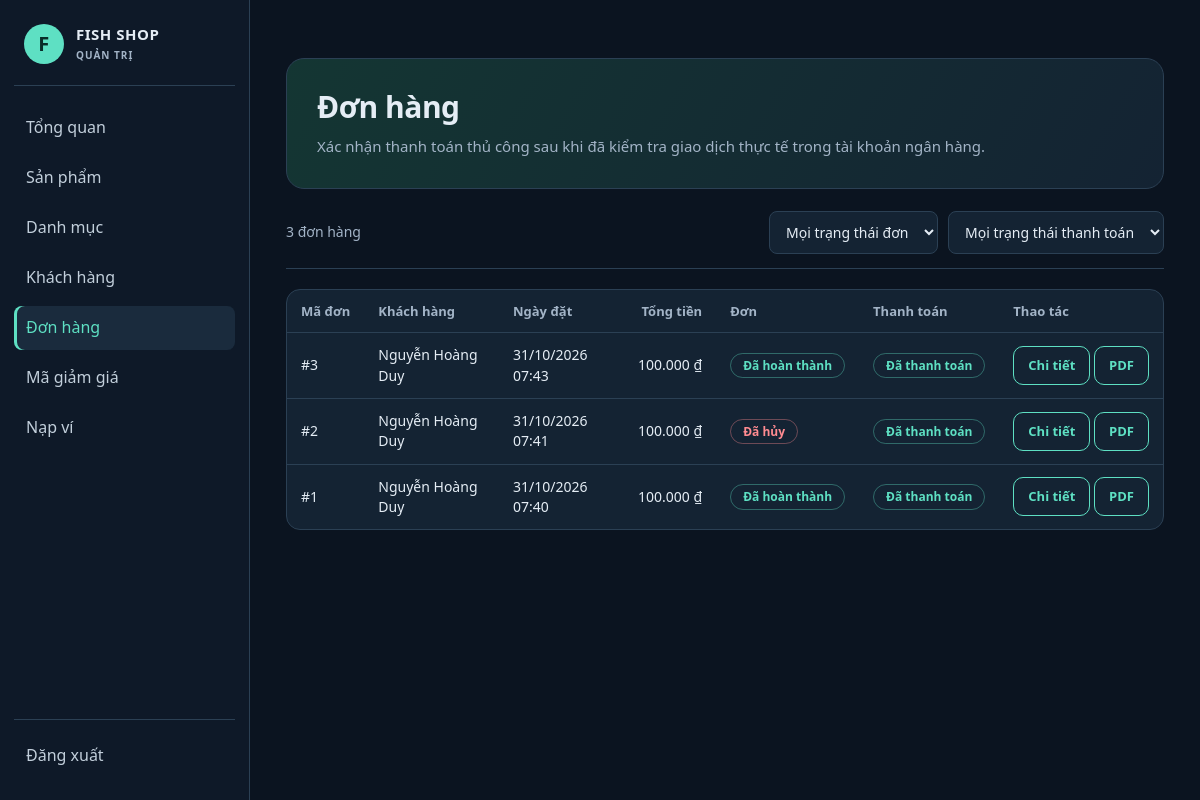
The app's page /admin/orders.php (signed in), older data.
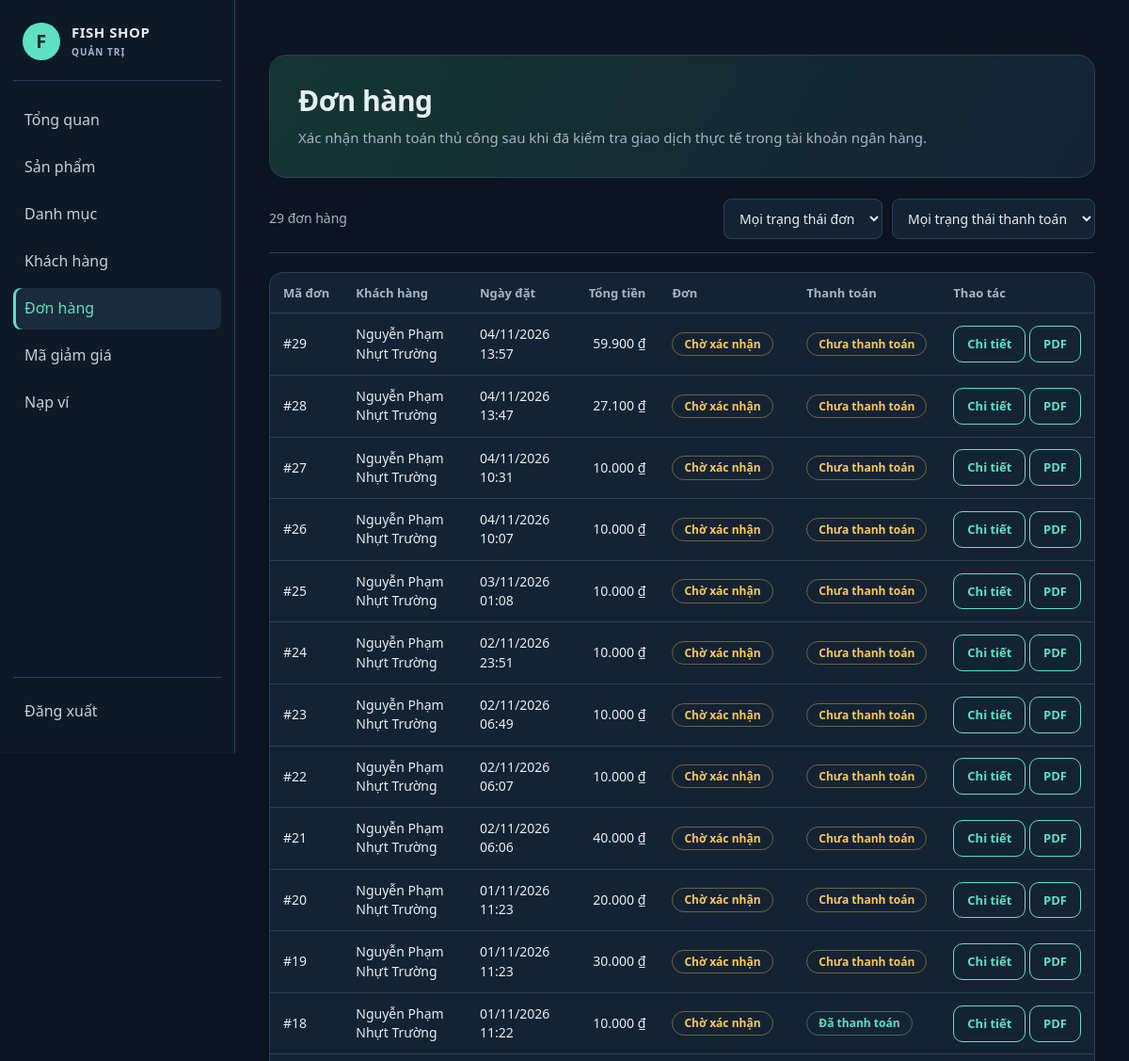
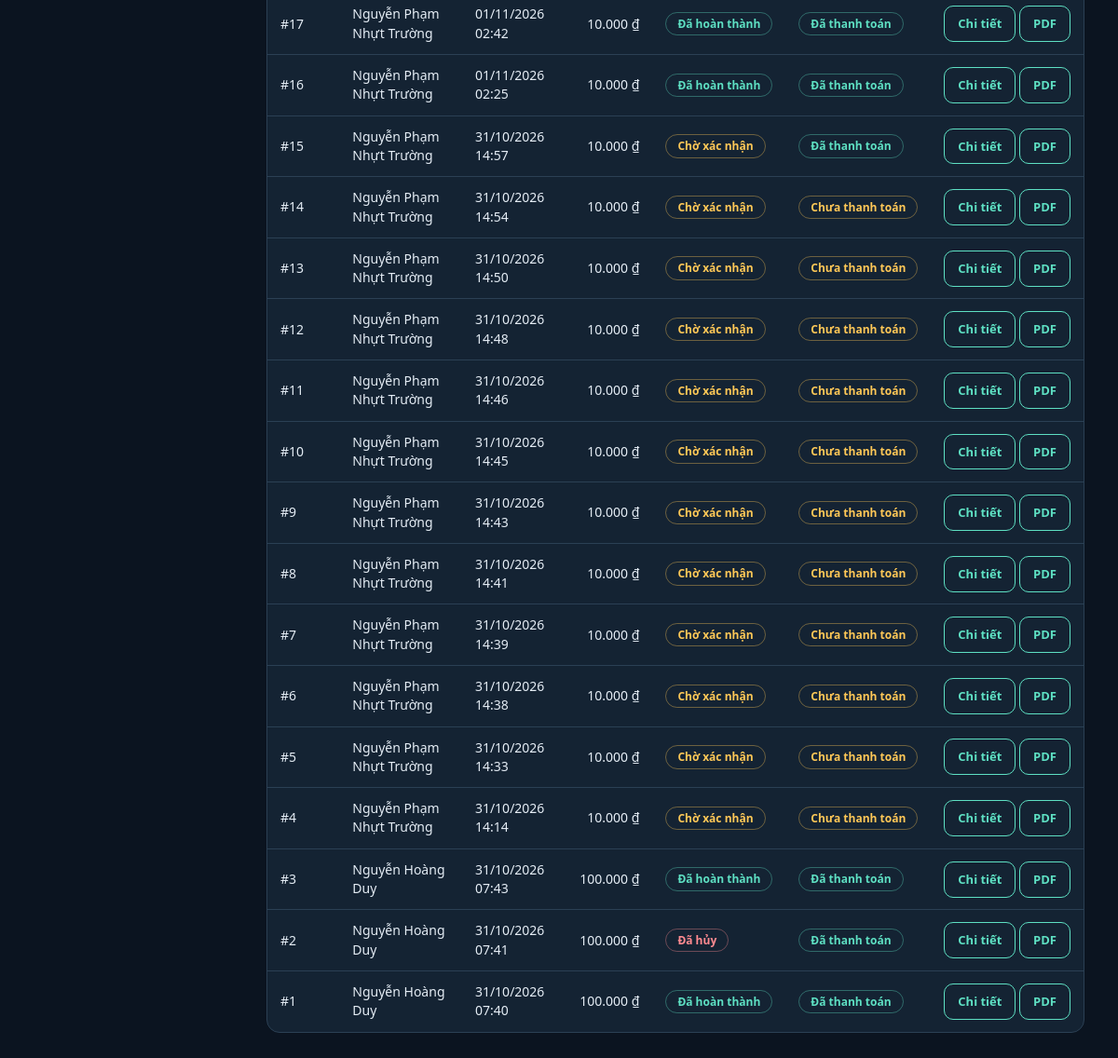
The same page, newer data (2 pictures, top to bottom).
### tables this page shows
CREATE TABLE `orders` (
  `id` int(10) UNSIGNED NOT NULL,
  `user_id` int(10) UNSIGNED NOT NULL,
  `total` decimal(14,0) NOT NULL,
  `shipping_address` varchar(255) NOT NULL,
  `phone` varchar(20) NOT NULL,
  `created_at` timestamp NOT NULL DEFAULT current_timestamp(),
  `status` enum('pending','confirmed','shipping','completed','cancelled') NOT NULL DEFAULT 'pending',
  `payment_status` enum('unpaid','pending_verification','paid','rejected') NOT NULL DEFAULT 'unpaid',
  `payment_method` enum('cash','bank_transfer','payos') NOT NULL DEFAULT 'bank_transfer',
  `payos_payment_link_id` varchar(80) DEFAULT NULL,
  `payos_checkout_url` varchar(500) DEFAULT NULL,
  `payos_paid_at` datetime DEFAULT NULL,
  `shipping_latitude` decimal(10,7) DEFAULT NULL,
  `shipping_longitude` decimal(10,7) DEFAULT NULL,
  `subtotal` decimal(12,0) DEFAULT NULL,
  `discount_amount` decimal(12,0) NOT NULL DEFAULT 0,
  `voucher_code` varchar(32) DEFAULT NULL
);

CREATE TABLE `users` (
  `id` int(10) UNSIGNED NOT NULL,
  `username` varchar(50) NOT NULL,
  `password` varchar(255) NOT NULL COMMENT 'Chuỗi băm từ password_hash()',
  `fullname` varchar(100) NOT NULL,
  `email` varchar(254) DEFAULT NULL,
  `security_question` varchar(40) DEFAULT NULL,
  `security_answer_hash` varchar(255) DEFAULT NULL,
  `phone` varchar(20) NOT NULL,
  `address` varchar(255) NOT NULL DEFAULT '',
  `avatar` varchar(255) DEFAULT NULL,
  `role` enum('customer','admin') NOT NULL DEFAULT 'customer',
  `account_status` enum('active','locked') NOT NULL DEFAULT 'active',
  `locked_reason` varchar(64) DEFAULT NULL,
  `locked_note` text DEFAULT NULL,
  `locked_at` datetime DEFAULT NULL,
  `locked_by_admin_id` int(10) UNSIGNED DEFAULT NULL,
  `created_at` timestamp NOT NULL DEFAULT current_timestamp()
);

### config/database.php (called while the page is built, shortened)
<?php
function db(): PDO
{
    static $pdo = null;
    if ($pdo === null) {
        try {
            $pdo = new PDO(
                'mysql:host=' . DB_HOST . ';dbname=' . DB_NAME . ';charset=utf8mb4',
                DB_USER,
                DB_PASS,
                [
                    PDO::ATTR_ERRMODE => PDO::ERRMODE_EXCEPTION,
                    PDO::ATTR_DEFAULT_FETCH_MODE => PDO::FETCH_ASSOC,
                    PDO::ATTR_EMULATE_PREPARES => false,
                ]
            );
        } catch (PDOException $e) {
            http_response_code(500);
            exit('Không kết nối được MySQL. Hãy bật MySQL trong XAMPP, nhập file database/WebBanCa.sql và kiểm tra config/database.php.');
        }
    }
    return $pdo;
}

### includes/functions.php (called while the page is built, shortened)
<?php
function e($s): string { return htmlspecialchars((string)$s, ENT_QUOTES, 'UTF-8'); }
function money($v): string { return number_format((float)$v, 0, ',', '.') . ' ₫'; }
function url(string $path = ''): string {
    $path = ltrim($path, '/');
    if (defined('FISHSHOP_ADMIN_PORTAL') && ($path === 'admin' || str_starts_with($path, 'admin/'))) {
        return '/Quantri/' . ($path === 'admin' ? '' : substr($path, 6));
    }
    return BASE_URL . $path;
}

### admin/orders.php (the view, shortened to what the changed rows need)
<?php
$detailId = (int)($_GET['id'] ?? 0);
$order = null; $items = [];
if ($detailId > 0) {
    $st = db()->prepare('SELECT o.*, u.username, u.fullname FROM orders o JOIN users u ON u.id = o.user_id WHERE o.id = ?');
    $st->execute([$detailId]);
    $order = $st->fetch();
    if (!$order) { flash('error', 'Không tìm thấy đơn hàng.'); redirect('admin/orders.php'); }
    $st = db()->prepare('SELECT oi.quantity, oi.price, p.name, p.image FROM order_items oi JOIN products p ON p.id = oi.product_id WHERE oi.order_id = ? ORDER BY oi.id');
    $st->execute([$detailId]);
    $items = $st->fetchAll();
} else {
    $fs = $_GET['status'] ?? ''; $fp = $_GET['payment'] ?? '';
    $sql = 'SELECT o.*, u.fullname FROM orders o JOIN users u ON u.id = o.user_id WHERE 1=1';
    $args = [];
    $st = db()->prepare($sql . ' ORDER BY o.id DESC');
    $st->execute($args);
    $orders = $st->fetchAll();
}
include __DIR__ . '/_header.php';
?>
<section class="page-intro"><h1><?= $order ? 'Đơn hàng #' . (int)$order['id'] : 'Đơn hàng' ?></h1><p>Xác nhận thanh toán thủ công sau khi đã kiểm tra giao dịch thực tế trong tài khoản ngân hàng.</p></section>
<?php if ($order): ?>
<div class="cart">
  <section class="card">
    <h2>Sản phẩm</h2>
    <?php foreach ($items as $it): ?>
      <div class="row">
        <div class="im"><img src="<?= e(file_url($it['image'])) ?>" alt=""></div>
        <div><b><?= e($it['name']) ?></b><div class="rt"><?= money($it['price']) ?> × <?= (int)$it['quantity'] ?></div></div>
        <div class="line-price"><?= money((float)$it['price'] * (int)$it['quantity']) ?></div>
      </div>
    <?php endforeach; ?>
  </section>
  <aside class="order-summary">
    <h2>Khách hàng</h2>
    <div class="sum"><span>Tài khoản</span><span><?= e($order['username']) ?></span></div>
    <div class="sum"><span>Họ tên</span><span><?= e($order['fullname']) ?></span></div>
    <div class="sum"><span>Điện thoại</span><span><?= e($order['phone']) ?></span></div>
    <div class="sum"><span>Giao đến</span><span style="text-align:right;white-space:normal"><?= e($order['shipping_address']) ?></span></div>
    <?php if ($deliveryUrl = shipping_location_url($order)): ?>
    <p style="margin:10px 0"><a class="btn ghost sm" href="<?= e($deliveryUrl) ?>" target="_blank" rel="noopener noreferrer">Xem điểm giao hàng</a></p>
    <?php endif; ?>
    <div class="sum"><span>Ngày đặt</span><span><?= e(date('d/m/Y H:i', strtotime($order['created_at']))) ?></span></div>
    <?php $totalsOrder = $order; include __DIR__ . '/../includes/order_totals.php'; ?>
    <div class="sum t"><span>Tổng tiền</span><span><?= money($order['total']) ?></span></div>
    <form method="post" data-confirm="Lưu thay đổi trạng thái đơn hàng?">
      <?= csrf_field() ?><input type="hidden" name="order_id" value="<?= (int)$order['id'] ?>">
      <div class="field"><label for="status">Trạng thái đơn</label>
        <select id="status" name="status"><?php foreach (ORDER_STATUS as $k => $v): ?><option value="<?= $k ?>" <?= $order['status'] === $k ? 'selected' : '' ?>><?= e($v) ?></option><?php endforeach; ?></select></div>
      <div class="field"><label for="payment_status">Trạng thái thanh toán</label>
        <select id="payment_status" name="payment_status"><?php foreach (PAYMENT_STATUS as $k => $v): ?><option value="<?= $k ?>" <?= $order['payment_status'] === $k ? 'selected' : '' ?>><?= e($v) ?></option><?php endforeach; ?></select>
        <small>Chỉ chọn “Đã thanh toán” khi tiền đã về tài khoản.</small></div>
      <button class="btn block" type="submit">Lưu thay đổi</button>
    </form>
    <a class="btn ghost block" style="margin-top:10px" href="<?= BASE_URL ?>admin/export_order_pdf.php?id=<?= (int)$order['id'] ?>">Xuất đơn hàng sang PDF</a>
    <a class="btn ghost block" style="margin-top:10px" href="<?= url('admin/orders.php') ?>">Quay lại danh sách</a>
  </aside>
</div>
<?php else: ?>
<form class="tool" method="get">
  <span><?= count($orders) ?> đơn hàng</span>
  <div style="display:flex;gap:10px;flex-wrap:wrap">
    <select name="status" aria-label="Lọc trạng thái đơn" onchange="this.form.submit()"><option value="">Mọi trạng thái đơn</option>
      <?php foreach (ORDER_STATUS as $k => $v): ?><option value="<?= $k ?>" <?= ($fs === $k) ? 'selected' : '' ?>><?= e($v) ?></option><?php endforeach; ?></select>
    <select name="payment" aria-label="Lọc thanh toán" onchange="this.form.submit()"><option value="">Mọi trạng thái thanh toán</option>
      <?php foreach (PAYMENT_STATUS as $k => $v): ?><option value="<?= $k ?>" <?= ($fp === $k) ? 'selected' : '' ?>><?= e($v) ?></option><?php endforeach; ?></select>
  </div>
</form>
<?php if (!$orders): ?>
  <div class="empty"><h2>Không có đơn hàng</h2><p>Chưa có đơn nào khớp bộ lọc.</p></div>
<?php else: ?>
<div class="table-wrap"><table>
  <thead><tr><th>Mã đơn</th><th>Khách hàng</th><th>Ngày đặt</th><th class="num">Tổng tiền</th><th>Đơn</th><th>Thanh toán</th><th>Thao tác</th></tr></thead>
  <tbody>
  <?php foreach ($orders as $o): ?>
    <tr>
      <td>#<?= (int)$o['id'] ?></td><td><?= e($o['fullname']) ?></td>
      <td><?= e(date('d/m/Y H:i', strtotime($o['created_at']))) ?></td>
      <td class="num"><?= money($o['total']) ?></td>
      <td><span class="tag <?= e($o['status']) ?>"><?= e(ORDER_STATUS[$o['status']]) ?></span></td>
      <td><span class="tag <?= e($o['payment_status']) ?>"><?= e(PAYMENT_STATUS[$o['payment_status']]) ?></span></td>
      <td style="white-space:nowrap"><a class="btn ghost sm" href="<?= url('admin/orders.php?id=' . (int)$o['id']) ?>">Chi tiết</a> <a class="btn ghost sm" href="<?= BASE_URL ?>admin/export_order_pdf.php?id=<?= (int)$o['id'] ?>">PDF</a></td>
    </tr>
  <?php endforeach; ?>
  </tbody>
</table></div>
<?php endif; endif; ?>
<?php include __DIR__ . '/_footer.php'; ?>

Row changes from the older to the newer data that the page shows:
added orders: id "29", user.fullname "Nguyễn Phạm Nhựt Trường", created_at "04/11/2026 13:57", total "59.900 ₫", status "Chờ xác nhận", payment_status "Chưa thanh toán"
added orders: id "28", user.fullname "Nguyễn Phạm Nhựt Trường", created_at "04/11/2026 13:47", total "27.100 ₫", status "Chờ xác nhận", payment_status "Chưa thanh toán"
added orders: id "27", user.fullname "Nguyễn Phạm Nhựt Trường", created_at "04/11/2026 10:31", total "10.000 ₫", status "Chờ xác nhận", payment_status "Chưa thanh toán"
added orders: id "26", user.fullname "Nguyễn Phạm Nhựt Trường", created_at "04/11/2026 10:07", total "10.000 ₫", status "Chờ xác nhận", payment_status "Chưa thanh toán"
added orders: id "25", user.fullname "Nguyễn Phạm Nhựt Trường", created_at "03/11/2026 01:08", total "10.000 ₫", status "Chờ xác nhận", payment_status "Chưa thanh toán"
added orders: id "24", user.fullname "Nguyễn Phạm Nhựt Trường", created_at "02/11/2026 23:51", total "10.000 ₫", status "Chờ xác nhận", payment_status "Chưa thanh toán"
added orders: id "23", user.fullname "Nguyễn Phạm Nhựt Trường", created_at "02/11/2026 06:49", total "10.000 ₫", status "Chờ xác nhận", payment_status "Chưa thanh toán"
added orders: id "22", user.fullname "Nguyễn Phạm Nhựt Trường", created_at "02/11/2026 06:07", total "10.000 ₫", status "Chờ xác nhận", payment_status "Chưa thanh toán"
added orders: id "21", user.fullname "Nguyễn Phạm Nhựt Trường", created_at "02/11/2026 06:06", total "40.000 ₫", status "Chờ xác nhận", payment_status "Chưa thanh toán"
added orders: id "20", user.fullname "Nguyễn Phạm Nhựt Trường", created_at "01/11/2026 11:23", total "20.000 ₫", status "Chờ xác nhận", payment_status "Chưa thanh toán"
added orders: id "19", user.fullname "Nguyễn Phạm Nhựt Trường", created_at "01/11/2026 11:23", total "30.000 ₫", status "Chờ xác nhận", payment_status "Chưa thanh toán"
added orders: id "18", user.fullname "Nguyễn Phạm Nhựt Trường", created_at "01/11/2026 11:22", total "10.000 ₫", status "Chờ xác nhận", payment_status "Đã thanh toán"
added orders: id "17", user.fullname "Nguyễn Phạm Nhựt Trường", created_at "01/11/2026 02:42", total "10.000 ₫", status "Đã hoàn thành", payment_status "Đã thanh toán"
added orders: id "16", user.fullname "Nguyễn Phạm Nhựt Trường", created_at "01/11/2026 02:25", total "10.000 ₫", status "Đã hoàn thành", payment_status "Đã thanh toán"
added orders: id "15", user.fullname "Nguyễn Phạm Nhựt Trường", created_at "31/10/2026 14:57", total "10.000 ₫", status "Chờ xác nhận", payment_status "Đã thanh toán"
added orders: id "14", user.fullname "Nguyễn Phạm Nhựt Trường", created_at "31/10/2026 14:54", total "10.000 ₫", status "Chờ xác nhận", payment_status "Chưa thanh toán"
added orders: id "13", user.fullname "Nguyễn Phạm Nhựt Trường", created_at "31/10/2026 14:50", total "10.000 ₫", status "Chờ xác nhận", payment_status "Chưa thanh toán"
added orders: id "12", user.fullname "Nguyễn Phạm Nhựt Trường", created_at "31/10/2026 14:48", total "10.000 ₫", status "Chờ xác nhận", payment_status "Chưa thanh toán"
added orders: id "11", user.fullname "Nguyễn Phạm Nhựt Trường", created_at "31/10/2026 14:46", total "10.000 ₫", status "Chờ xác nhận", payment_status "Chưa thanh toán"
added orders: id "10", user.fullname "Nguyễn Phạm Nhựt Trường", created_at "31/10/2026 14:45", total "10.000 ₫", status "Chờ xác nhận", payment_status "Chưa thanh toán"
added orders: id "9", user.fullname "Nguyễn Phạm Nhựt Trường", created_at "31/10/2026 14:43", total "10.000 ₫", status "Chờ xác nhận", payment_status "Chưa thanh toán"
added orders: id "8", user.fullname "Nguyễn Phạm Nhựt Trường", created_at "31/10/2026 14:41", total "10.000 ₫", status "Chờ xác nhận", payment_status "Chưa thanh toán"
added orders: id "7", user.fullname "Nguyễn Phạm Nhựt Trường", created_at "31/10/2026 14:39", total "10.000 ₫", status "Chờ xác nhận", payment_status "Chưa thanh toán"
added orders: id "6", user.fullname "Nguyễn Phạm Nhựt Trường", created_at "31/10/2026 14:38", total "10.000 ₫", status "Chờ xác nhận", payment_status "Chưa thanh toán"
added orders: id "5", user.fullname "Nguyễn Phạm Nhựt Trường", created_at "31/10/2026 14:33", total "10.000 ₫", status "Chờ xác nhận", payment_status "Chưa thanh toán"
added orders: id "4", user.fullname "Nguyễn Phạm Nhựt Trường", created_at "31/10/2026 14:14", total "10.000 ₫", status "Chờ xác nhận", payment_status "Chưa thanh toán"
Text that changed along with them:
count($orders): "3" → "29"
